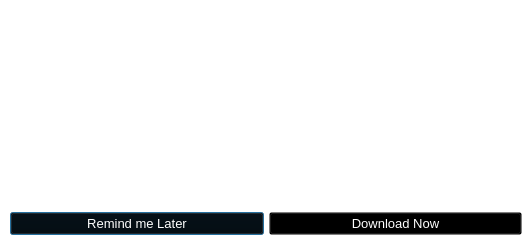
<?xml version="1.0" encoding="UTF-8"?>
<ui version="4.0">
 <class>Updater</class>
 <widget class="QDialog" name="Updater">
  <property name="windowModality">
   <enum>Qt::ApplicationModal</enum>
  </property>
  <property name="geometry">
   <rect>
    <x>0</x>
    <y>0</y>
    <width>532</width>
    <height>245</height>
   </rect>
  </property>
  <property name="windowTitle">
   <string comment="StreamFX::UI.Updater.Dialog.Title">StreamFX version %s is now available!</string>
  </property>
  <property name="styleSheet">
   <string notr="true">QWidget {
	background: transparent;
	color: hsl(0, 0%, 100%);
}

QWidget[objectName=&quot;Updater&quot;] {
	background: hsl(0, 0%, 10%);
	border: 0;
    padding: 5px;
}

QWidget[objectName=&quot;cancel&quot;],
QWidget[objectName=&quot;ok&quot;] {
	background: hsl(0, 0%, 20%);
    border: hsl(0, 0%, 15%);
    padding: 5px;
}

QWidget[objectName=&quot;cancel&quot;]:hover,
QWidget[objectName=&quot;ok&quot;]:hover {
	background: hsl(0, 0%, 30%);
}</string>
  </property>
  <property name="modal">
   <bool>true</bool>
  </property>
  <layout class="QVBoxLayout" name="verticalLayout">
   <property name="spacing">
    <number>5</number>
   </property>
   <property name="leftMargin">
    <number>10</number>
   </property>
   <property name="topMargin">
    <number>10</number>
   </property>
   <property name="rightMargin">
    <number>10</number>
   </property>
   <property name="bottomMargin">
    <number>10</number>
   </property>
   <item>
    <widget class="QLabel" name="label">
     <property name="text">
      <string/>
     </property>
     <property name="pixmap">
      <pixmap resource="streamfx.qrc">:/logos/streamfx_logo</pixmap>
     </property>
     <property name="scaledContents">
      <bool>false</bool>
     </property>
     <property name="alignment">
      <set>Qt::AlignCenter</set>
     </property>
    </widget>
   </item>
   <item>
    <widget class="QLabel" name="label_2">
     <property name="font">
      <font>
       <pointsize>12</pointsize>
      </font>
     </property>
     <property name="text">
      <string comment="StreamFX::UI.Updater.Dialog.Text">A new StreamFX version is available to be installed. </string>
     </property>
     <property name="alignment">
      <set>Qt::AlignCenter</set>
     </property>
     <property name="wordWrap">
      <bool>true</bool>
     </property>
    </widget>
   </item>
   <item>
    <layout class="QHBoxLayout" name="horizontalLayout">
     <property name="spacing">
      <number>5</number>
     </property>
     <item>
      <widget class="QLabel" name="currentVersionLabel">
       <property name="font">
        <font>
         <pointsize>12</pointsize>
         <weight>50</weight>
         <bold>false</bold>
        </font>
       </property>
       <property name="text">
        <string comment="StreamFX::UI.Updater.Dialog.Version.Current">Current Version:</string>
       </property>
      </widget>
     </item>
     <item>
      <widget class="QLabel" name="currentVersion">
       <property name="font">
        <font>
         <pointsize>12</pointsize>
        </font>
       </property>
       <property name="text">
        <string>0.0.0</string>
       </property>
       <property name="alignment">
        <set>Qt::AlignCenter</set>
       </property>
      </widget>
     </item>
    </layout>
   </item>
   <item>
    <layout class="QHBoxLayout" name="horizontalLayout_2">
     <property name="spacing">
      <number>5</number>
     </property>
     <item>
      <widget class="QLabel" name="latestVersionLabel">
       <property name="font">
        <font>
         <pointsize>12</pointsize>
         <weight>50</weight>
         <bold>false</bold>
        </font>
       </property>
       <property name="text">
        <string comment="StreamFX::UI.Updater.Dialog.Version.Latest">Latest Version:</string>
       </property>
      </widget>
     </item>
     <item>
      <widget class="QLabel" name="latestVersion">
       <property name="font">
        <font>
         <pointsize>12</pointsize>
        </font>
       </property>
       <property name="text">
        <string>1.0.0</string>
       </property>
       <property name="alignment">
        <set>Qt::AlignCenter</set>
       </property>
      </widget>
     </item>
    </layout>
   </item>
   <item>
    <spacer name="verticalSpacer">
     <property name="orientation">
      <enum>Qt::Vertical</enum>
     </property>
     <property name="sizeHint" stdset="0">
      <size>
       <width>20</width>
       <height>40</height>
      </size>
     </property>
    </spacer>
   </item>
   <item>
    <layout class="QHBoxLayout" name="horizontalLayout_3">
     <property name="spacing">
      <number>5</number>
     </property>
     <item>
      <widget class="QPushButton" name="cancel">
       <property name="font">
        <font>
         <pointsize>10</pointsize>
        </font>
       </property>
       <property name="text">
        <string comment="StreamFX::UI.Updater.Dialog.Button.Cancel">Remind me Later</string>
       </property>
      </widget>
     </item>
     <item>
      <widget class="QPushButton" name="ok">
       <property name="font">
        <font>
         <pointsize>10</pointsize>
        </font>
       </property>
       <property name="text">
        <string comment="StreamFX::UI.Updater.Dialog.Button.Ok">Download Now</string>
       </property>
      </widget>
     </item>
    </layout>
   </item>
  </layout>
 </widget>
 <resources>
  <include location="streamfx.qrc"/>
 </resources>
 <connections/>
</ui>
